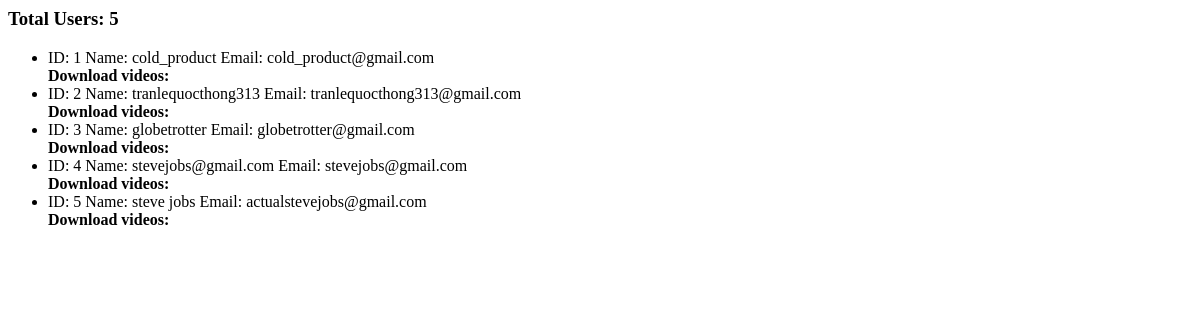
/get_users, run on an earlier commit of the app's database.
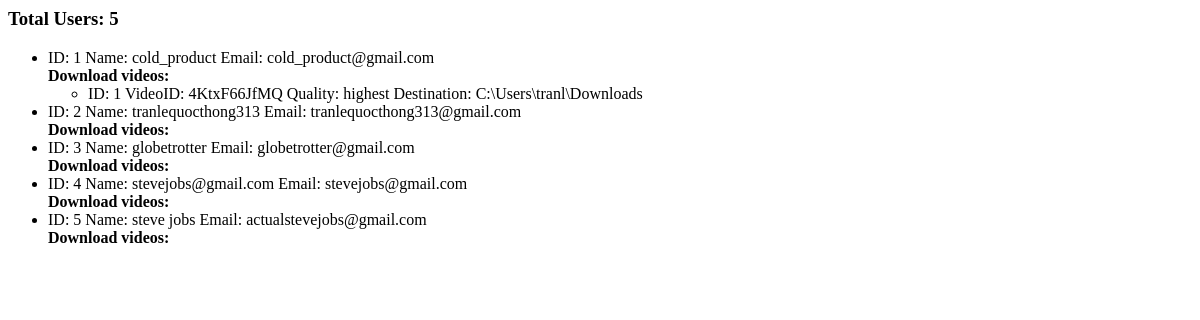
And on a later commit of the database.
### models/user.py (models this page shows, shortened)
class User(db.Model):
    id = db.Column(db.Integer, primary_key=True)
    name = db.Column(db.String(100))
    email = db.Column(db.String(100), unique=True)
    downloaded_videos = db.relationship('Video', backref='user')

### models/video.py (models this page shows, shortened)
class Video(db.Model):
    id = db.Column(db.Integer, primary_key=True)
    videoId = db.Column(db.String(20))
    quality = db.Column(db.String(20))
    destination = db.Column(db.String(100))
    user_id = db.Column(db.Integer, db.ForeignKey('user.id'))

### helper/routes.py (the view)
@blueprint.route('/get_users', methods=['GET'])
def get_users():
    return render_template('users.html', users=User.query.all())

### templates/users.html
<h3>Total Users: {{users|length}}</h3>
<ul>
    {% for user in users %}
    <li>ID: {{user.id}} Name: {{user.name}} Email: {{user.email}}</li>
    <b>Download videos:</b>
    <ul>
        {% for video in user.downloaded_videos %}
        <li>ID: {{video.id}} VideoID: {{video.videoId}} Quality: {{video.quality}} Destination: {{video.destination}}
        </li>
        {% endfor %}
    </ul>
    {% endfor %}
</ul>

What changed in the data, as far as the page shows it:
added Video: id "1", videoId "4KtxF66JfMQ", quality "highest", destination "C:\\Users\\tranl\\Downloads", shown under User "cold_product"
